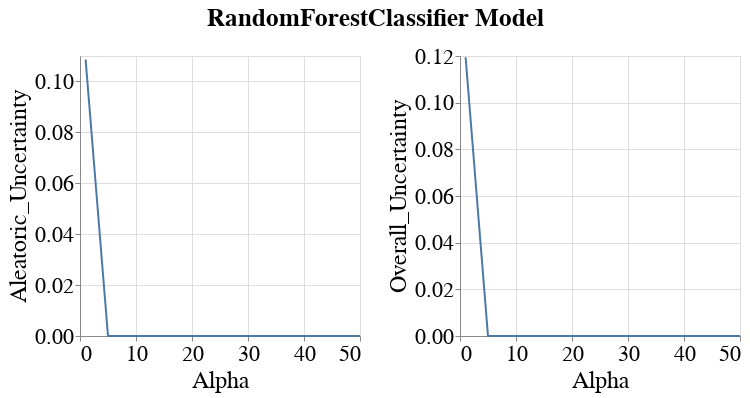

Here is the notebook cell this chart was saved with:
### Code cell
visualizer.create_subgroup_metrics_line_band_plot(model_name=MODEL_NAMES[0],
                                                  subgroup_metrics=['Aleatoric_Uncertainty', 'Overall_Uncertainty'],
                                                  subgroup='sex_priv')

### Figure 1 — Vega-Lite specification as saved in the notebook (floating-point values rounded to 4 significant figures)
{"config": {"view": {"continuousWidth": 400, "continuousHeight": 300}, "axis": {"labelFontSize": 22, "labelFontWeight": "normal", "titleFontSize": 24, "titleFontWeight": "normal"}, "legend": {"labelFontSize": 22, "symbolStrokeWidth": 10, "titleFontSize": 24}, "title": {"fontSize": 22}}, "vconcat": [{"hconcat": [{"layer": [{"mark": {"type": "errorband", "extent": "ci"}, "encoding": {"x": {"field": "Intervention_Param", "title": "Alpha", "type": "quantitative"}, "y": {"field": "Metric_Value", "scale": {"zero": false}, "title": "Aleatoric_Uncertainty", "type": "quantitative"}}}, {"mark": "line", "encoding": {"x": {"field": "Intervention_Param", "title": "Alpha", "type": "quantitative"}, "y": {"aggregate": "mean", "field": "Metric_Value", "scale": {"zero": false}, "title": "Aleatoric_Uncertainty", "type": "quantitative"}}}], "height": 280, "width": 280}, {"layer": [{"mark": {"type": "errorband", "extent": "ci"}, "encoding": {"x": {"field": "Intervention_Param", "title": "Alpha", "type": "quantitative"}, "y": {"field": "Metric_Value", "scale": {"zero": false}, "title": "Overall_Uncertainty", "type": "quantitative"}}}, {"mark": "line", "encoding": {"x": {"field": "Intervention_Param", "title": "Alpha", "type": "quantitative"}, "y": {"aggregate": "mean", "field": "Metric_Value", "scale": {"zero": false}, "title": "Overall_Uncertainty", "type": "quantitative"}}}], "data": {"name": "data-c4a97fb87c94a61e70b58e33693c1de1"}, "height": 280, "width": 280}]}], "data": {"name": "data-a6a1bea0500a1c8782cd9660df1e72eb"}, "title": {"text": "RandomForestClassifier Model", "anchor": "middle", "dy": -10, "fontSize": 25}, "$schema": "https://vega.github.io/schema/vega-lite/v4.17.0.json", "datasets": {"data-a6a1bea0500a1c8782cd9660df1e72eb": [{"Metric": "Aleatoric_Uncertainty", "Model_Name": "RandomForestClassifier", "Model_Params": "{'bootstrap': True, 'ccp_alpha': 0.0, 'class_weight': None, 'criterion': 'gini', 'max_depth': 10, 'max_features': 'sqrt', 'max_leaf_nodes': None, 'max_samples': None, 'min_impurity_decrease': 0.0, 'min_samples_leaf': 1, 'min_samples_split': 2, 'min_weight_fraction_leaf': 0.0, 'n_estimators': 100, 'n_jobs': None, 'oob_score': False, 'random_state': 200, 'verbose': 0, 'warm_start': False}", "Dataset_Name": "StudentPerformance", "Num_Estimators": 200, "Tag": "OK", "Record_Create_Date_Time": "2023-10-28T11:14:54.873000", "Session_Uuid": "c69c602f-b78e-46ea-9836-1fc7471ad426", "Experiment_Iteration": "Exp_iter_2", "Dataset_Split_Seed": 200, "Model_Init_Seed": 200, "Fair_Intervention_Params_Lst": "[1, 5, 10, 25, 50]", "Intervention_Param": 1, "Subgroup": "sex_priv", "Metric_Value": 0.1086}, {"Metric": "Aleatoric_Uncertainty", "Model_Name": "RandomForestClassifier", "Model_Params": "{'bootstrap': True, 'ccp_alpha': 0.0, 'class_weight': None, 'criterion': 'gini', 'max_depth': 10, 'max_features': 'sqrt', 'max_leaf_nodes': None, 'max_samples': None, 'min_impurity_decrease': 0.0, 'min_samples_leaf': 1, 'min_samples_split': 2, 'min_weight_fraction_leaf': 0.0, 'n_estimators': 100, 'n_jobs': None, 'oob_score': False, 'random_state': 200, 'verbose': 0, 'warm_start': False}", "Dataset_Name": "StudentPerformance", "Num_Estimators": 200, "Tag": "OK", "Record_Create_Date_Time": "2023-10-28T11:18:09.625000", "Session_Uuid": "c69c602f-b78e-46ea-9836-1fc7471ad426", "Experiment_Iteration": "Exp_iter_2", "Dataset_Split_Seed": 200, "Model_Init_Seed": 200, "Fair_Intervention_Params_Lst": "[1, 5, 10, 25, 50]", "Intervention_Param": 5, "Subgroup": "sex_priv", "Metric_Value": 0.0}, {"Metric": "Aleatoric_Uncertainty", "Model_Name": "RandomForestClassifier", "Model_Params": "{'bootstrap': True, 'ccp_alpha': 0.0, 'class_weight': None, 'criterion': 'gini', 'max_depth': 10, 'max_features': 'sqrt', 'max_leaf_nodes': None, 'max_samples': None, 'min_impurity_decrease': 0.0, 'min_samples_leaf': 1, 'min_samples_split': 2, 'min_weight_fraction_leaf': 0.0, 'n_estimators': 100, 'n_jobs': None, 'oob_score': False, 'random_state': 200, 'verbose': 0, 'warm_start': False}", "Dataset_Name": "StudentPerformance", "Num_Estimators": 200, "Tag": "OK", "Record_Create_Date_Time": "2023-10-28T11:21:26.621000", "Session_Uuid": "c69c602f-b78e-46ea-9836-1fc7471ad426", "Experiment_Iteration": "Exp_iter_2", "Dataset_Split_Seed": 200, "Model_Init_Seed": 200, "Fair_Intervention_Params_Lst": "[1, 5, 10, 25, 50]", "Intervention_Param": 10, "Subgroup": "sex_priv", "Metric_Value": 0.0}, {"Metric": "Aleatoric_Uncertainty", "Model_Name": "RandomForestClassifier", "Model_Params": "{'bootstrap': True, 'ccp_alpha': 0.0, 'class_weight': None, 'criterion': 'gini', 'max_depth': 10, 'max_features': 'sqrt', 'max_leaf_nodes': None, 'max_samples': None, 'min_impurity_decrease': 0.0, 'min_samples_leaf': 1, 'min_samples_split': 2, 'min_weight_fraction_leaf': 0.0, 'n_estimators': 100, 'n_jobs': None, 'oob_score': False, 'random_state': 200, 'verbose': 0, 'warm_start': False}", "Dataset_Name": "StudentPerformance", "Num_Estimators": 200, "Tag": "OK", "Record_Create_Date_Time": "2023-10-28T11:24:41.066000", "Session_Uuid": "c69c602f-b78e-46ea-9836-1fc7471ad426", "Experiment_Iteration": "Exp_iter_2", "Dataset_Split_Seed": 200, "Model_Init_Seed": 200, "Fair_Intervention_Params_Lst": "[1, 5, 10, 25, 50]", "Intervention_Param": 25, "Subgroup": "sex_priv", "Metric_Value": 0.0}, {"Metric": "Aleatoric_Uncertainty", "Model_Name": "RandomForestClassifier", "Model_Params": "{'bootstrap': True, 'ccp_alpha': 0.0, 'class_weight': None, 'criterion': 'gini', 'max_depth': 10, 'max_features': 'sqrt', 'max_leaf_nodes': None, 'max_samples': None, 'min_impurity_decrease': 0.0, 'min_samples_leaf': 1, 'min_samples_split': 2, 'min_weight_fraction_leaf': 0.0, 'n_estimators': 100, 'n_jobs': None, 'oob_score': False, 'random_state': 200, 'verbose': 0, 'warm_start': False}", "Dataset_Name": "StudentPerformance", "Num_Estimators": 200, "Tag": "OK", "Record_Create_Date_Time": "2023-10-28T11:27:38.138000", "Session_Uuid": "c69c602f-b78e-46ea-9836-1fc7471ad426", "Experiment_Iteration": "Exp_iter_2", "Dataset_Split_Seed": 200, "Model_Init_Seed": 200, "Fair_Intervention_Params_Lst": "[1, 5, 10, 25, 50]", "Intervention_Param": 50, "Subgroup": "sex_priv", "Metric_Value": 0.0}], "data-c4a97fb87c94a61e70b58e33693c1de1": [{"Metric": "Overall_Uncertainty", "Model_Name": "RandomForestClassifier", "Model_Params": "{'bootstrap': True, 'ccp_alpha': 0.0, 'class_weight': None, 'criterion': 'gini', 'max_depth': 10, 'max_features': 'sqrt', 'max_leaf_nodes': None, 'max_samples': None, 'min_impurity_decrease': 0.0, 'min_samples_leaf': 1, 'min_samples_split': 2, 'min_weight_fraction_leaf': 0.0, 'n_estimators': 100, 'n_jobs': None, 'oob_score': False, 'random_state': 200, 'verbose': 0, 'warm_start': False}", "Dataset_Name": "StudentPerformance", "Num_Estimators": 200, "Tag": "OK", "Record_Create_Date_Time": "2023-10-28T11:14:54.873000", "Session_Uuid": "c69c602f-b78e-46ea-9836-1fc7471ad426", "Experiment_Iteration": "Exp_iter_2", "Dataset_Split_Seed": 200, "Model_Init_Seed": 200, "Fair_Intervention_Params_Lst": "[1, 5, 10, 25, 50]", "Intervention_Param": 1, "Subgroup": "sex_priv", "Metric_Value": 0.1195}, {"Metric": "Overall_Uncertainty", "Model_Name": "RandomForestClassifier", "Model_Params": "{'bootstrap': True, 'ccp_alpha': 0.0, 'class_weight': None, 'criterion': 'gini', 'max_depth': 10, 'max_features': 'sqrt', 'max_leaf_nodes': None, 'max_samples': None, 'min_impurity_decrease': 0.0, 'min_samples_leaf': 1, 'min_samples_split': 2, 'min_weight_fraction_leaf': 0.0, 'n_estimators': 100, 'n_jobs': None, 'oob_score': False, 'random_state': 200, 'verbose': 0, 'warm_start': False}", "Dataset_Name": "StudentPerformance", "Num_Estimators": 200, "Tag": "OK", "Record_Create_Date_Time": "2023-10-28T11:18:09.625000", "Session_Uuid": "c69c602f-b78e-46ea-9836-1fc7471ad426", "Experiment_Iteration": "Exp_iter_2", "Dataset_Split_Seed": 200, "Model_Init_Seed": 200, "Fair_Intervention_Params_Lst": "[1, 5, 10, 25, 50]", "Intervention_Param": 5, "Subgroup": "sex_priv", "Metric_Value": 0.0}, {"Metric": "Overall_Uncertainty", "Model_Name": "RandomForestClassifier", "Model_Params": "{'bootstrap': True, 'ccp_alpha': 0.0, 'class_weight': None, 'criterion': 'gini', 'max_depth': 10, 'max_features': 'sqrt', 'max_leaf_nodes': None, 'max_samples': None, 'min_impurity_decrease': 0.0, 'min_samples_leaf': 1, 'min_samples_split': 2, 'min_weight_fraction_leaf': 0.0, 'n_estimators': 100, 'n_jobs': None, 'oob_score': False, 'random_state': 200, 'verbose': 0, 'warm_start': False}", "Dataset_Name": "StudentPerformance", "Num_Estimators": 200, "Tag": "OK", "Record_Create_Date_Time": "2023-10-28T11:21:26.621000", "Session_Uuid": "c69c602f-b78e-46ea-9836-1fc7471ad426", "Experiment_Iteration": "Exp_iter_2", "Dataset_Split_Seed": 200, "Model_Init_Seed": 200, "Fair_Intervention_Params_Lst": "[1, 5, 10, 25, 50]", "Intervention_Param": 10, "Subgroup": "sex_priv", "Metric_Value": 0.0}, {"Metric": "Overall_Uncertainty", "Model_Name": "RandomForestClassifier", "Model_Params": "{'bootstrap': True, 'ccp_alpha': 0.0, 'class_weight': None, 'criterion': 'gini', 'max_depth': 10, 'max_features': 'sqrt', 'max_leaf_nodes': None, 'max_samples': None, 'min_impurity_decrease': 0.0, 'min_samples_leaf': 1, 'min_samples_split': 2, 'min_weight_fraction_leaf': 0.0, 'n_estimators': 100, 'n_jobs': None, 'oob_score': False, 'random_state': 200, 'verbose': 0, 'warm_start': False}", "Dataset_Name": "StudentPerformance", "Num_Estimators": 200, "Tag": "OK", "Record_Create_Date_Time": "2023-10-28T11:24:41.066000", "Session_Uuid": "c69c602f-b78e-46ea-9836-1fc7471ad426", "Experiment_Iteration": "Exp_iter_2", "Dataset_Split_Seed": 200, "Model_Init_Seed": 200, "Fair_Intervention_Params_Lst": "[1, 5, 10, 25, 50]", "Intervention_Param": 25, "Subgroup": "sex_priv", "Metric_Value": 0.0}, {"Metric": "Overall_Uncertainty", "Model_Name": "RandomForestClassifier", "Model_Params": "{'bootstrap': True, 'ccp_alpha': 0.0, 'class_weight': None, 'criterion': 'gini', 'max_depth': 10, 'max_features': 'sqrt', 'max_leaf_nodes': None, 'max_samples': None, 'min_impurity_decrease': 0.0, 'min_samples_leaf': 1, 'min_samples_split': 2, 'min_weight_fraction_leaf': 0.0, 'n_estimators': 100, 'n_jobs': None, 'oob_score': False, 'random_state': 200, 'verbose': 0, 'warm_start': False}", "Dataset_Name": "StudentPerformance", "Num_Estimators": 200, "Tag": "OK", "Record_Create_Date_Time": "2023-10-28T11:27:38.138000", "Session_Uuid": "c69c602f-b78e-46ea-9836-1fc7471ad426", "Experiment_Iteration": "Exp_iter_2", "Dataset_Split_Seed": 200, "Model_Init_Seed": 200, "Fair_Intervention_Params_Lst": "[1, 5, 10, 25, 50]", "Intervention_Param": 50, "Subgroup": "sex_priv", "Metric_Value": 0.0}]}}
